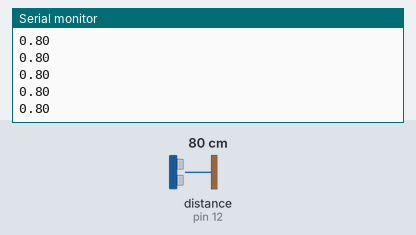
The sketch below on a simulated Arduino Uno, built with avr-gcc and run on an emulated ATmega328P. Parts: the last lines printed to the serial monitor. Wiring (inferred from the names in the program): ultrasonic range finder: trigger pin 13; echo pin 12. The inputs (shaded band) are chosen by the test bench; at power-on: distance to the obstacle (sensor on pin 12) 80 cm. The echo pulse lasts 58.3 µs per cm.

Above: at 1.2 s.
1.3 s: distance to the obstacle (sensor on pin 12) set to 2 cm
At 1.35 s:
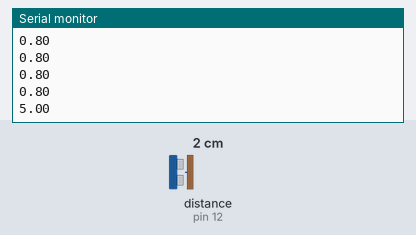
2.8 s: distance to the obstacle (sensor on pin 12) set to 4 cm
At 2.83 s:
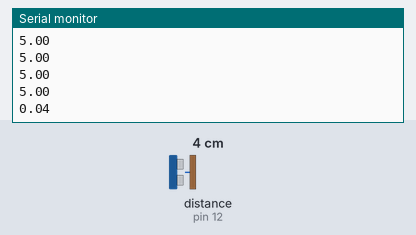
Timing chart, 0 to 5.8 s (numbered marks = the images above; inputs shaded):
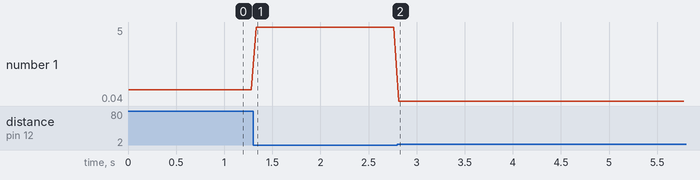

The sketch:

ultrasonic.ino
```cpp
#include <Arduino.h>

// ===============================
// Ultrasonic Pin Configuration
// ===============================
#define TRIG_PIN 13
#define ECHO_PIN 12

// ===============================
// Sensor Configuration
// ===============================
#define MAX_DISTANCE_M 5.0
#define SOUND_SPEED 0.000343  // meters per microsecond
#define TIMEOUT_US 35000
#define MIN_REALISTIC_DURATION_US 150

// ===============================
// Function Declarations
// ===============================
void setup();
void loop();
float getUltrasonicDistance();

void setup() {
  Serial.begin(115200);

  pinMode(TRIG_PIN, OUTPUT);
  pinMode(ECHO_PIN, INPUT);

  digitalWrite(TRIG_PIN, LOW);

  Serial.println("ULTRASONIC_READY");
}

float getUltrasonicDistance() {
  // Trigger pulse
  digitalWrite(TRIG_PIN, LOW);
  delayMicroseconds(2);
  digitalWrite(TRIG_PIN, HIGH);
  delayMicroseconds(10);
  digitalWrite(TRIG_PIN, LOW);

  // Measure echo pulse
  long duration = pulseIn(ECHO_PIN, HIGH, TIMEOUT_US);

  if (duration < MIN_REALISTIC_DURATION_US || duration == 0) {
    return MAX_DISTANCE_M;
  }

  float distance = (duration * SOUND_SPEED) / 2.0;
  if (distance > MAX_DISTANCE_M) distance = MAX_DISTANCE_M;

  return distance;
}

void loop() {
  float distance = getUltrasonicDistance();

  // Output ONLY the float value for easy parsing
  Serial.println(distance, 2);
  delay(50);                    // 20 Hz
}
```

Measured:
- after the input at 1.3 s, the serial monitor: prints a new line at once (image 1)
- after the input at 2.8 s, the serial monitor: prints a new line at once (image 2)
- plotted number 1: 0.8 → 5 after the input at 1.3 s, 5 → 0.04 after the input at 2.8 s
